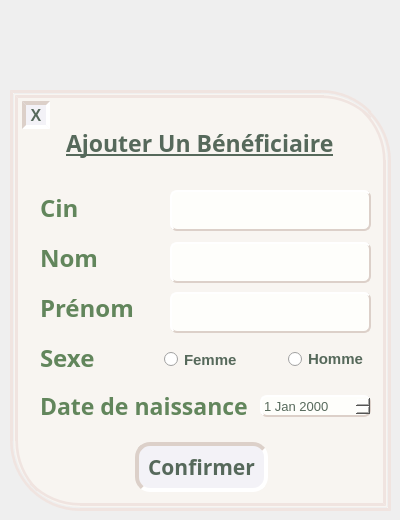
       <widget class="QWidget" name="ajouterSdf">
        <property name="styleSheet">
         <string notr="true">#ajouterSdf{ background: #fbf9f9;}</string>
        </property>
        <attribute name="title">
         <string>Tab 2</string>
        </attribute>
        <widget class="QFrame" name="ajoutersdf1">
         <property name="geometry">
          <rect>
           <x>10</x>
           <y>90</y>
           <width>381</width>
           <height>421</height>
          </rect>
         </property>
         <property name="styleSheet">
          <string notr="true">#ajoutersdf1{background:#f8f5f1;border:8px double #f0e4e0;  border-top-right-radius: 70px;   border-bottom-left-radius: 70px;}
#titreajoutsdf1{color:#56695b;}
#cinsdfL{color:#62865C;}
#nomsdfL{color:#62865C;}
#prenomsdfL{color:#62865C;}
#sexesdfL{color:#62865C;}
#dobsdfL{color:#62865C;}
#cinsdf{ selection-color:#56695b;
color: #56695b;
font-weight: bold;
font-size: 15px;
border: 2px outset #dcd0c9;
border-radius: 7px;
background-color: #fefefb;
  selection-background-color: #e3dac9;

}
#cinsdf:hover{
border: 2px inset #dcd0c9;
background: #fafaeb;
}
#nomsdf{ selection-color:#56695b;
color: #56695b;
font-weight: bold;
font-size: 15px;
border: 2px outset #dcd0c9;
border-radius: 7px;
background: #fefefb;
selection-background-color: #e3dac9;
}
#nomsdf:hover{
border: 2px inset #dcd0c9;
background: #fafaeb;
}
#prenomsdf{ selection-color:#56695b;
color: #56695b;
font-weight: bold;
font-size: 15px;
border: 2px outset #dcd0c9;
border-radius: 7px;
background: #fefefb;
 selection-background-color: #e3dac9;
}
#prenomsdf:hover{
border: 2px inset #dcd0c9;
background: #fafaeb;
}
#femmesdf{ color: #56695b;
font-weight: bold;
font-size: 15px;}
#hommesdf{color: #56695b;
font-weight: bold;
font-size: 15px;}
#femmesdf::indicator::checked{border-image: url(:/images/femme.png);}

#hommesdf::indicator::checked{border-image: url(:/images/homme.png);}
#dobsdf{color:#56695b;
 selection-color:#56695b;
border: 2px outset #dcd0c9;
border-radius: 7px;
background: #fefefb;
selection-background-color: #e3dac9;}
#confirmerAjoutersdf{
color:#56695b;
border: 4px inset #dcd0c9;
border-radius: 15px;
background: #f3f2f7;
}
#confirmerAjoutersdf:hover{
border: 4px outset #dcd0c9;
background: #f0e4e0;
}
#confirmerAjoutersdf:pressed{
border: 4px inset #dcd0c9;
background: #f6f1f7;
}
#closeajoutersdf{
color:#56695b;
border: 4px inset #dcd0c9;
border-radius: 15px;
background: #f3f2f7;
}
#closeajoutersdf:hover{
border: 4px outset #dcd0c9;
background: #f0e4e0;
}
#closeajoutersdf:pressed{
border: 4px inset #dcd0c9;
background: #f6f1f7;
}
</string>
         </property>
         <property name="frameShape">
          <enum>QFrame::StyledPanel</enum>
         </property>
         <property name="frameShadow">
          <enum>QFrame::Raised</enum>
         </property>
         <widget class="QLineEdit" name="cinsdf">
          <property name="geometry">
           <rect>
            <x>160</x>
            <y>100</y>
            <width>201</width>
            <height>41</height>
           </rect>
          </property>
         </widget>
         <widget class="QLabel" name="cinsdfL">
          <property name="geometry">
           <rect>
            <x>30</x>
            <y>102</y>
            <width>71</width>
            <height>31</height>
           </rect>
          </property>
          <property name="font">
           <font>
            <family>Bell MT</family>
            <pointsize>18</pointsize>
            <weight>75</weight>
            <bold>true</bold>
           </font>
          </property>
          <property name="text">
           <string>Cin</string>
          </property>
         </widget>
         <widget class="QPushButton" name="confirmerAjoutersdf">
          <property name="geometry">
           <rect>
            <x>125</x>
            <y>352</y>
            <width>133</width>
            <height>50</height>
           </rect>
          </property>
          <property name="font">
           <font>
            <family>Bell MT</family>
            <pointsize>16</pointsize>
            <weight>75</weight>
            <bold>true</bold>
            <kerning>true</kerning>
           </font>
          </property>
          <property name="text">
           <string>Confirmer</string>
          </property>
         </widget>
         <widget class="QLabel" name="titreajoutsdf1">
          <property name="geometry">
           <rect>
            <x>56</x>
            <y>37</y>
            <width>311</width>
            <height>31</height>
           </rect>
          </property>
          <property name="font">
           <font>
            <family>Bell MT</family>
            <pointsize>17</pointsize>
            <weight>75</weight>
            <bold>true</bold>
            <underline>true</underline>
           </font>
          </property>
          <property name="text">
           <string>Ajouter Un Bénéficiaire</string>
          </property>
         </widget>
         <widget class="QLabel" name="nomsdfL">
          <property name="geometry">
           <rect>
            <x>30</x>
            <y>152</y>
            <width>81</width>
            <height>31</height>
           </rect>
          </property>
          <property name="font">
           <font>
            <family>Bell MT</family>
            <pointsize>18</pointsize>
            <weight>75</weight>
            <bold>true</bold>
           </font>
          </property>
          <property name="text">
           <string>Nom</string>
          </property>
         </widget>
         <widget class="QLabel" name="prenomsdfL">
          <property name="geometry">
           <rect>
            <x>30</x>
            <y>202</y>
            <width>131</width>
            <height>31</height>
           </rect>
          </property>
          <property name="font">
           <font>
            <family>Bell MT</family>
            <pointsize>18</pointsize>
            <weight>75</weight>
            <bold>true</bold>
           </font>
          </property>
          <property name="text">
           <string>Prénom</string>
          </property>
         </widget>
         <widget class="QLabel" name="dobsdfL">
          <property name="geometry">
           <rect>
            <x>30</x>
            <y>300</y>
            <width>221</width>
            <height>31</height>
           </rect>
          </property>
          <property name="font">
           <font>
            <family>Bell MT</family>
            <pointsize>17</pointsize>
            <weight>75</weight>
            <bold>true</bold>
           </font>
          </property>
          <property name="text">
           <string>Date de naissance</string>
          </property>
         </widget>
         <widget class="QLabel" name="sexesdfL">
          <property name="geometry">
           <rect>
            <x>30</x>
            <y>252</y>
            <width>81</width>
            <height>31</height>
           </rect>
          </property>
          <property name="font">
           <font>
            <family>Bell MT</family>
            <pointsize>18</pointsize>
            <weight>75</weight>
            <bold>true</bold>
           </font>
          </property>
          <property name="text">
           <string>Sexe</string>
          </property>
         </widget>
         <widget class="QLineEdit" name="nomsdf">
          <property name="geometry">
           <rect>
            <x>160</x>
            <y>152</y>
            <width>201</width>
            <height>41</height>
           </rect>
          </property>
         </widget>
         <widget class="QLineEdit" name="prenomsdf">
          <property name="geometry">
           <rect>
            <x>160</x>
            <y>202</y>
            <width>201</width>
            <height>41</height>
           </rect>
          </property>
         </widget>
         <widget class="QRadioButton" name="femmesdf">
          <property name="geometry">
           <rect>
            <x>154</x>
            <y>259</y>
            <width>81</width>
            <height>21</height>
           </rect>
          </property>
          <property name="text">
           <string>Femme</string>
          </property>
          <property name="iconSize">
           <size>
            <width>20</width>
            <height>20</height>
           </size>
          </property>
         </widget>
         <widget class="QRadioButton" name="hommesdf">
          <property name="geometry">
           <rect>
            <x>278</x>
            <y>259</y>
            <width>97</width>
            <height>20</height>
           </rect>
          </property>
          <property name="text">
           <string>Homme</string>
          </property>
         </widget>
         <widget class="QDateEdit" name="dobsdf">
          <property name="geometry">
           <rect>
            <x>250</x>
            <y>305</y>
            <width>111</width>
            <height>22</height>
           </rect>
          </property>
          <property name="font">
           <font>
            <pointsize>10</pointsize>
           </font>
          </property>
         </widget>
         <widget class="QPushButton" name="closeajoutersdf">
          <property name="geometry">
           <rect>
            <x>12</x>
            <y>11</y>
            <width>28</width>
            <height>28</height>
           </rect>
          </property>
          <property name="font">
           <font>
            <pointsize>12</pointsize>
            <weight>75</weight>
            <bold>true</bold>
           </font>
          </property>
          <property name="text">
           <string>X</string>
          </property>
         </widget>
        </widget>
       </widget>
